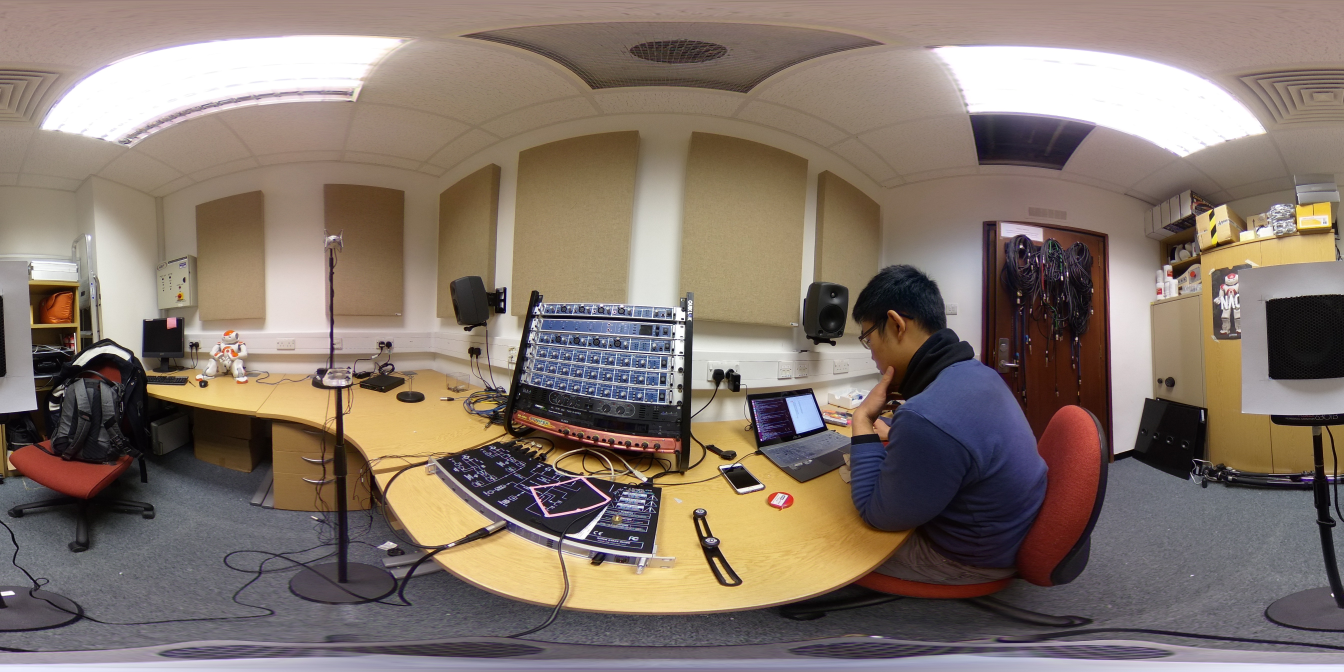
#> input picture src/180 degrees at 30cm.jpg, 5376 x 2688 px (shown at 1/4 size)
$ python -i toolbox.py   (imports and definitions only)   (Python 2 division)   (older library calls are emulated)
#> lines starting #> are read from the running program, lines starting #| are printed output that depends on the picture; after the words box and inside, x2 and y2 are one past the last pixel; in counts of white or black regions, pixels touching at a corner belong together
#> further down, picture is the input picture: shape (2688, 5376, 3); mean B, G, R 108.2, 118.3, 132.6
######################################### Toolbox ########################################
import numpy as np
import cv2

# For remap function
from numpy import pi
from PIL import Image
import sys

# For perspective shift function:
import os

################ Global Variables ################
font = cv2.FONT_HERSHEY_SIMPLEX

################ Functions ################

######## Horizontal Plane Speaker Detection ########
def setEdgeParameters(img):
	# Description: Adaptive thresholds for Canny Edge Detection
	# Input: Image
	# Output: Upper and Lower thresholds for Canny Edge Detection

	sigma = 0.33
	v = np.median(img)
#> v = 118
	lower_threshold = int(max(0, (1.0 - sigma) * v))
#> lower_threshold = 79
	upper_threshold = int(min(255, (1.0 + sigma) * v))
#> upper_threshold = 156

	return lower_threshold, upper_threshold

# [273 lines left out: functions getPosition, displayText, getTrueAzimuth, getTrueElevation, extendImage, filterSpeakerColour and 3 more, not called in this run]

def findMarker(contour):
	# Description: Algorithm to find distinguish speaker contour
	# Input: Contour
	# Output: foundSpeaker flag and contour

	perimeter = cv2.arcLength(contour, True)
	epsilon = 0.01*perimeter
	approx = cv2.approxPolyDP(contour, epsilon, True)

	if len(approx) == 4:
		(x,y,w,h) = cv2.boundingRect(approx)
		aspect_ratio = w/float(h)
		area = cv2.contourArea(contour)
		hullArea = cv2.contourArea(cv2.convexHull(contour))
		solidity = area/float(hullArea)

		# Check for Flags:
		keepSolidity = solidity > 0.9
		keepAspectRatio = aspect_ratio >= 0.09 and aspect_ratio <= 0.5
		keepDims = w > 10 and h > 2

		# Found Speaker:
		if keepAspectRatio and keepSolidity and keepDims:
			return True, [approx]
		else:
			return False, []
	else:
		return False, []

def detectMarker(img):
	cv2.namedWindow('output_img', cv2.WINDOW_NORMAL)
	cv2.resizeWindow('output_img', 1000, 800)

	cv2.namedWindow('output_edged', cv2.WINDOW_NORMAL) # Canny Edge Window Initialisation
	cv2.resizeWindow('output_edged', 1000, 800)
	cv2.namedWindow('filtered', cv2.WINDOW_NORMAL) # Colour Filter Window Initialisation
	cv2.resizeWindow('filtered', 1000, 800)

	pixel_threshold = 10
	foundMarker = False
	canny_low, canny_high = setEdgeParameters(img)
#> canny_low = 79; canny_high = 156

	# Image Pre-processing:
	gray_img = cv2.cvtColor(img, cv2.COLOR_BGR2GRAY)
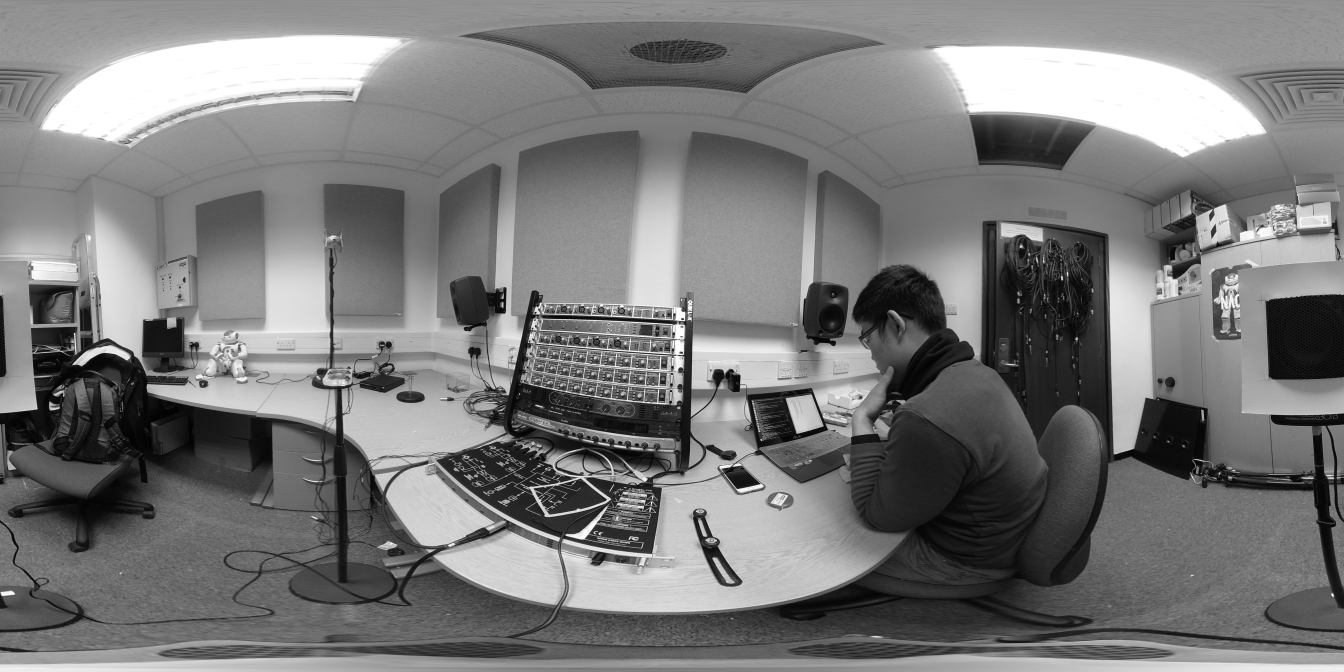
#> gray_img: shape (2688, 5376) (shown at 1/4 size); min 0, max 255, mean 121.4
	blurred = cv2.GaussianBlur(gray_img, (5,5), 0)

	while(foundMarker == False):
			# Binary intensity sweep
			ret, th1 = cv2.threshold(blurred, pixel_threshold, 255, cv2.THRESH_BINARY_INV)
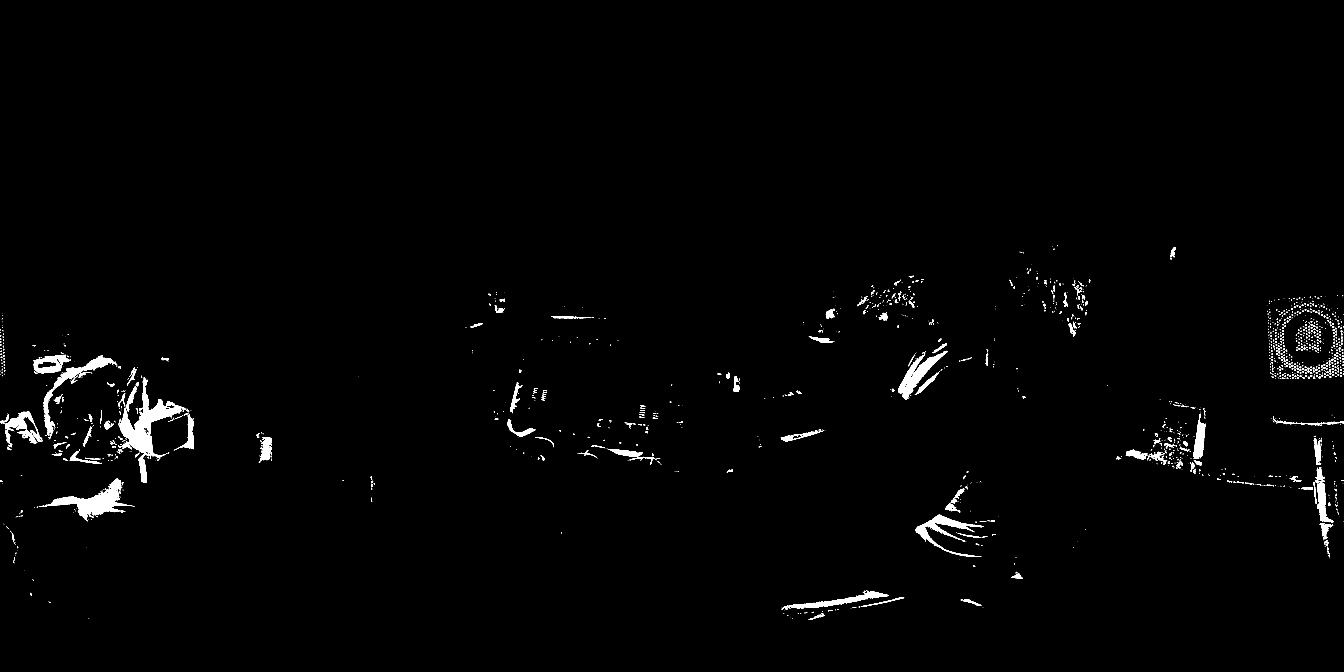
#> th1: shape (2688, 5376) (shown at 1/4 size); 1.2% white; 1724 white regions (1140 under 20 px), largest, box (x1, y1, x2, y2) and area: (475, 1510, 730, 1834) 22430, (156, 1913, 530, 2079) 16232, (3592, 1403, 3789, 1600) 10078
#> ret = 10

			# Canny Edge Detection post-binary sweep
			edged = cv2.Canny(th1, canny_low, canny_high)
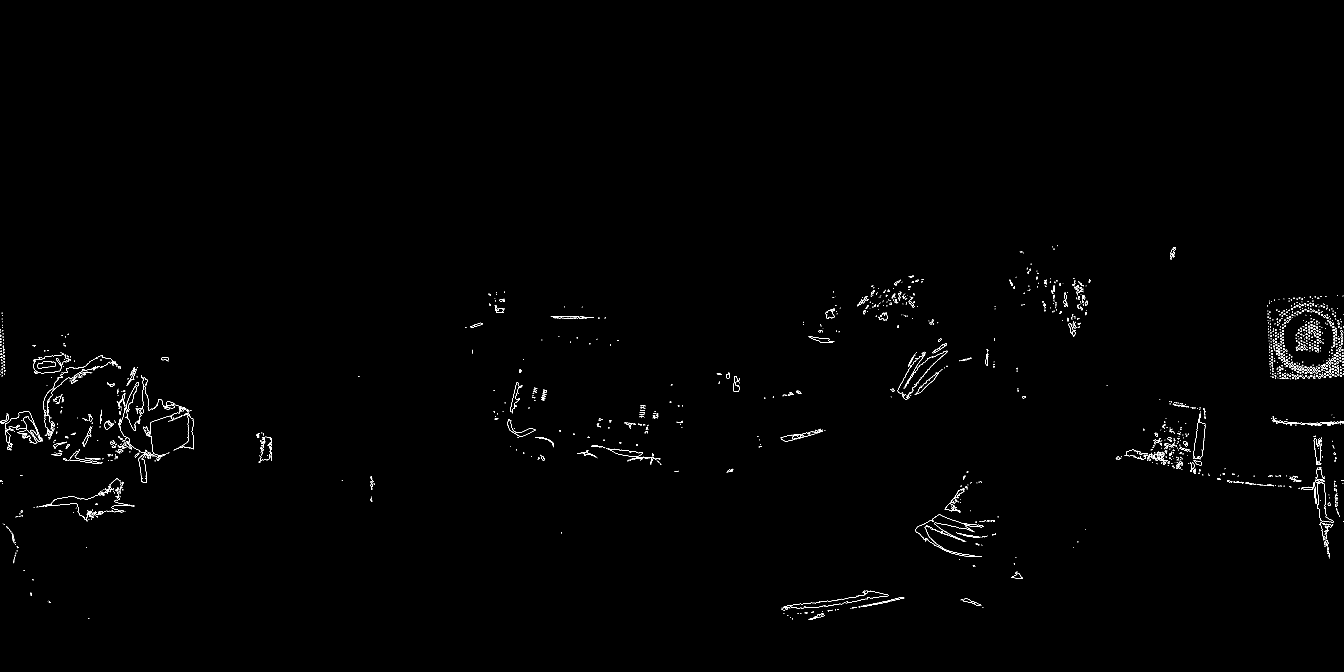
#> edged: shape (2688, 5376) (shown at 1/4 size); 0.32% white in thin lines or dots, all inside (x1, y1, x2, y2) = (0, 980, 5376, 2480)
			edged = cv2.dilate(edged, None, iterations = 1)
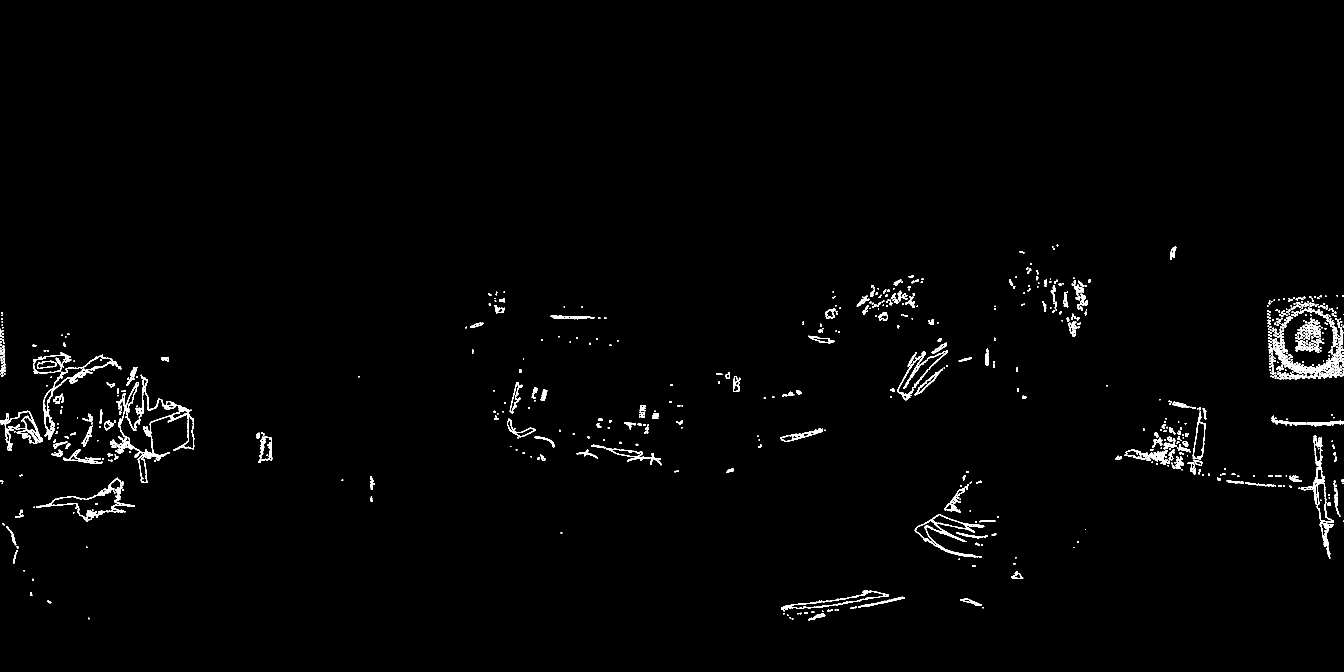
#> edged: shape (2688, 5376) (shown at 1/4 size); 1.1% white; 1240 white regions (61 under 20 px), largest, box (x1, y1, x2, y2) and area: (468, 1499, 758, 1932) 10572, (155, 1911, 539, 2086) 5889, (173, 1419, 472, 1758) 5885
			edged = cv2.erode(edged, None, iterations = 1)

			# Display Canny Edge Changes
			cv2.imshow('output_edged', edged)

			# Display filtered image
			cv2.imshow('filtered', img)

			# Finding and Drawing Contour:
			output, contours, hierarchy = cv2.findContours(
												edged,
												cv2.RETR_EXTERNAL,
												cv2.CHAIN_APPROX_SIMPLE
												)
#> contours = 1369 contours, 879 with area under 20; largest, box (x1, y1, x2, y2) and area: (471, 1500, 757, 1931) 26084, (3591, 1403, 3789, 1600) 10606, (3660, 2057, 3936, 2228) 9281, (174, 1420, 471, 1757) 9188, (133, 1419, 284, 1493) 7180
			# https://docs.opencv.org/3.4.0/d9/d8b/tutorial_py_contours_hierarchy.html

			for c in contours:
				foundMarker, approx = findMarker(c)

				if foundMarker:
					cv2.drawContours(img, approx, -1, (0,0,255), 2)
					displayText(img, c, pixel_threshold)
					cv2.imshow('output_img', img)
					return getPosition(c)
#> this loop made 1369 passes
#> (perimeter in findMarker, epsilon in findMarker) on passes 1, 2, 4: (8.83, 0.0883), (10.24, 0.102), (9.41, 0.0941)

			if pixel_threshold < 256:
				pixel_threshold += 1 # Note that changing this will affect the break point

			if pixel_threshold == 256:
				print('Marker not found')
				return (None,None)

			# Used after analysing resulting image
			if cv2.waitKey(1) & 0xFF == ord('q'):
#> (key q is pressed here)
				return (None, None)

######## Image Warping (For 360 Detection) ########

### For Perspective Shifts:
# https://github.com/fuenwang/Equirec2Perspec
# http://paulbourke.net/miscellaneous/sphere2persp/

class Equirectangular:
    def __init__(self, img_name):
        self._img = cv2.imread(img_name, cv2.IMREAD_COLOR)
        [self._height, self._width, _] = self._img.shape
        #cp = self._img.copy()
        #w = self._width
        #self._img[:, :w/8, :] = cp[:, 7*w/8:, :]
        #self._img[:, w/8:, :] = cp[:, :7*w/8, :]


    # [223 lines left out: functions GetPerspective, scanPerspectives, genMapData, remapImage, not called in this run]

	# References:
	# https://pastebin.com/Eeki92Zv (key source)
	# https://stackoverflow.com/questions/29678510/convert-21-equirectangular-panorama-to-cube-map (explanation)
	# https://github.com/bingsyslab/360projection


# Unwarping:
# https://hackaday.io/project/12384-autofan-automated-control-of-air-flow/log/41862-correcting-for-lens-distortions
# https://www.pyimagesearch.com/2014/08/25/4-point-opencv-getperspective-transform-example/

>>> import cv2
>>> picture = cv2.imread('180 degrees at 30cm.jpg')
>>> result = detectMarker(picture)

$ run again, on src/R0010039.JPG
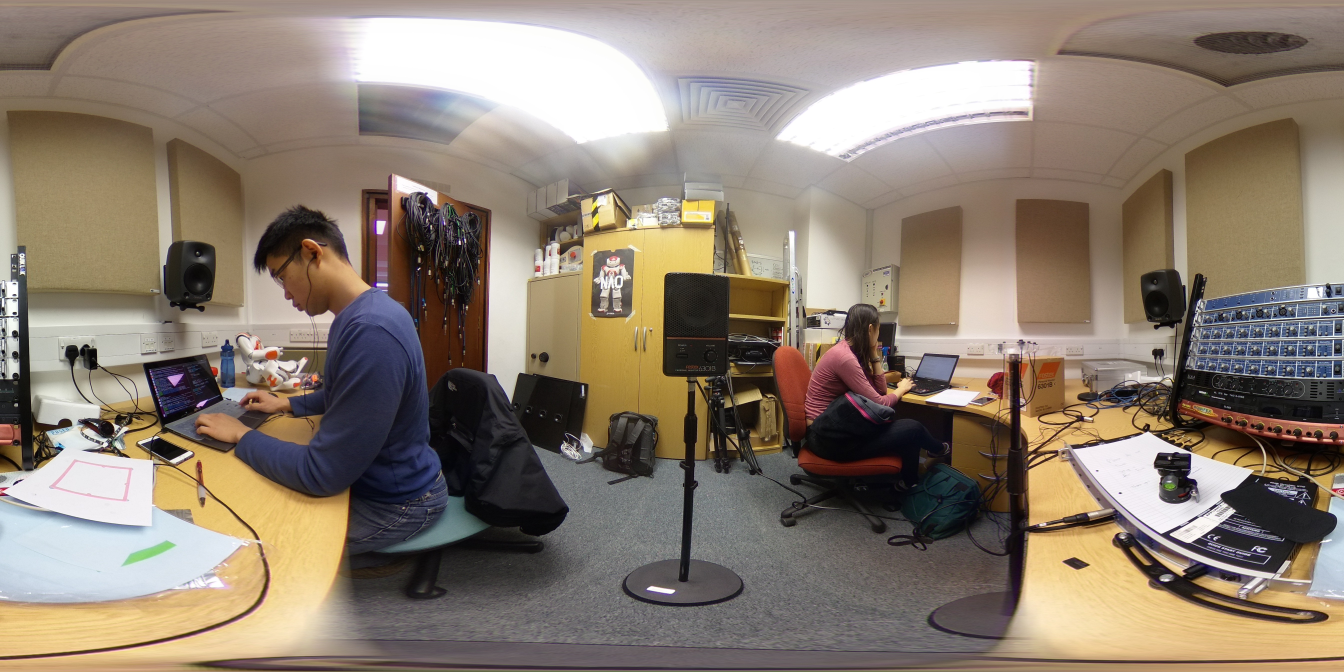
#> input picture src/R0010039.JPG, 5376 x 2688 px (shown at 1/4 size)
#> picture is the input picture: shape (2688, 5376, 3); mean B, G, R 112.4, 126, 139.3
#> v = 123
#> lower_threshold = 82
#> upper_threshold = 163
#> canny_low = 82; canny_high = 163
#> in detectMarker, `ret, th1 = cv2.threshold(blurred, pixel_threshold, 255, cv2.THRESH_BIN..`:
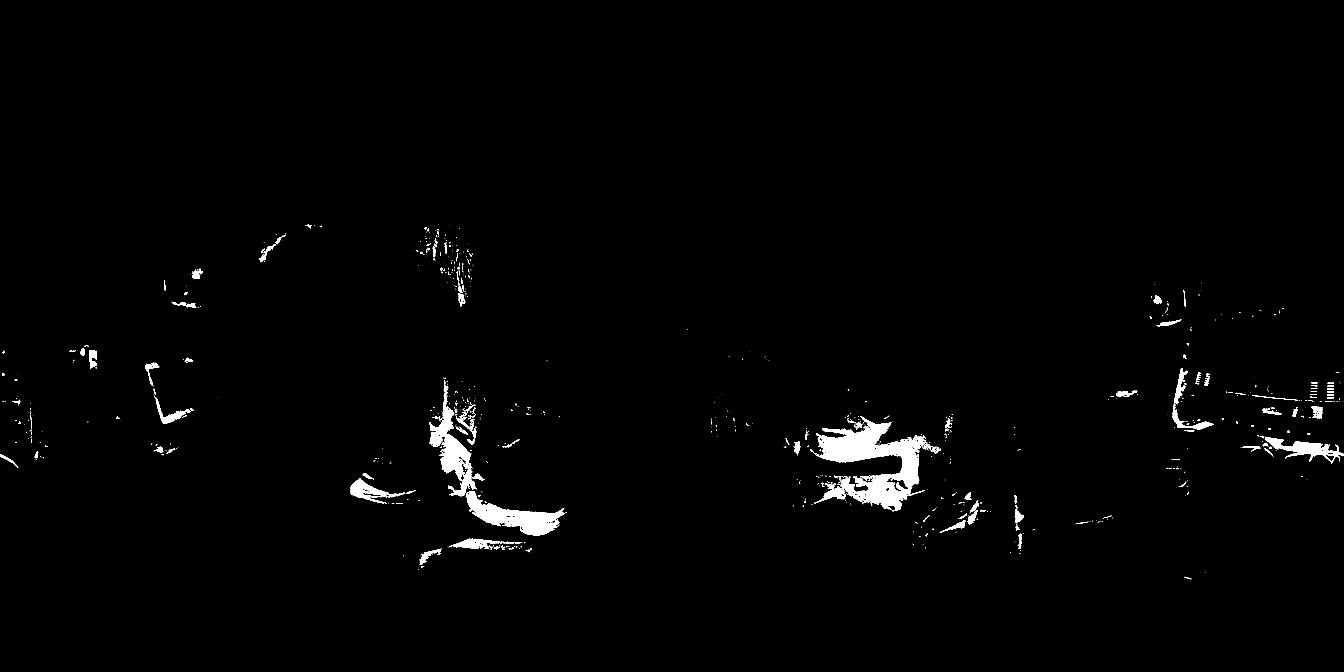
#> th1: shape (2688, 5376) (shown at 1/4 size); 1.3% white; 998 white regions (738 under 20 px), largest, box (x1, y1, x2, y2) and area: (3257, 1670, 3704, 2045) 67001, (1863, 1964, 2259, 2144) 25842, (1718, 1567, 1906, 1985) 23492
#> ret = 10
#> in detectMarker, `edged = cv2.dilate(edged, None, iterations = 1)`:
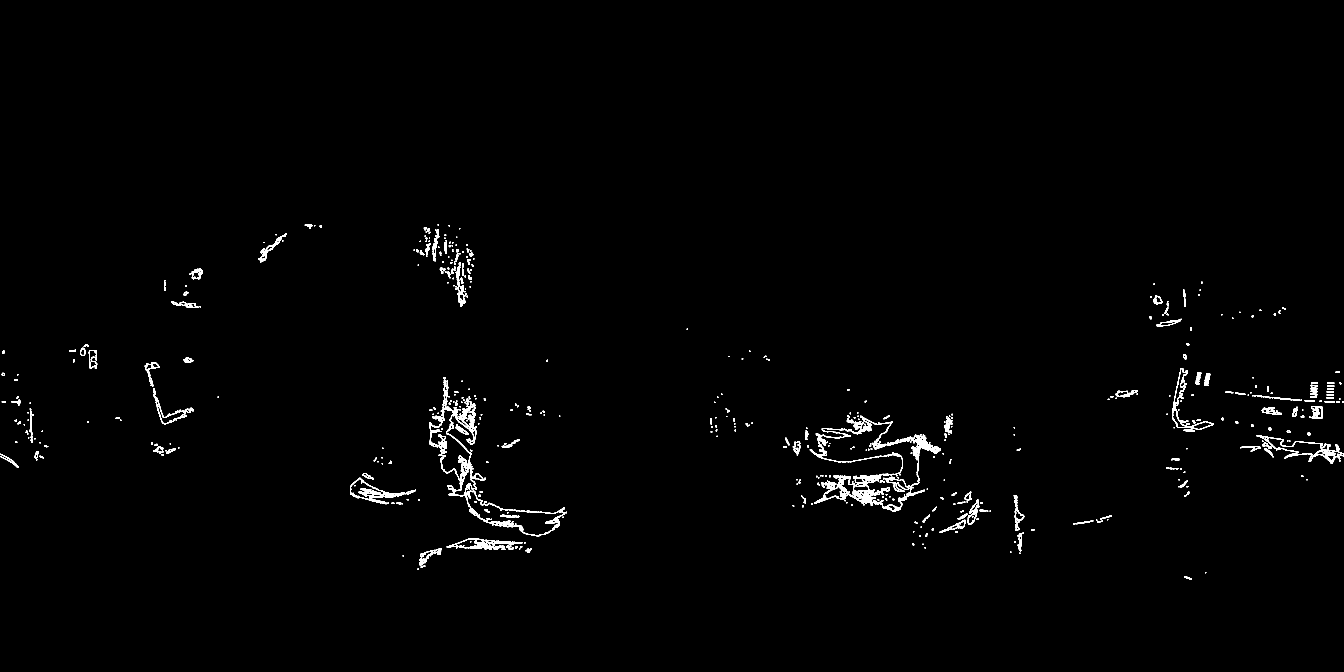
#> edged: shape (2688, 5376) (shown at 1/4 size); 0.86% white; 639 white regions (42 under 20 px), largest, box (x1, y1, x2, y2) and area: (3239, 1663, 3764, 2046) 25397, (1716, 1518, 1943, 1986) 10401, (1862, 1963, 2260, 2145) 6038
#> contours = 659 contours, 448 with area under 20; largest, box (x1, y1, x2, y2) and area: (3240, 1664, 3731, 2045) 72440, (1863, 1964, 2259, 2144) 27331, (1717, 1519, 1942, 1985) 26678, (1402, 1912, 1663, 2016) 7134, (1795, 2153, 2089, 2198) 4690
#> the loop in detectMarker, `for c in contours:` made 659 passes
#> (perimeter in findMarker, epsilon in findMarker) on passes 1, 4, 5: (66.38, 0.664), (8.83, 0.0883), (40.73, 0.407)
